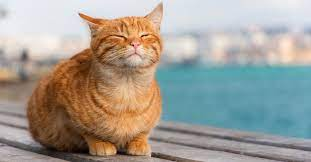
#> input picture labs/lab3/cat.jpg, 311 x 162 px
$ jupyter execute lab3_q1_frequencia.ipynb
#> lines starting #> are read from the running program, lines starting #| are printed output that depends on the picture
[cell 1]
import cv2
import numpy as np
import matplotlib.pyplot as plt

[cell 2]
img = cv2.imread("cat.jpg", 0)
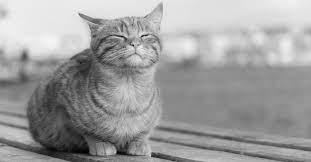
#> img: shape (162, 311); min 0, max 249, mean 158.6
r = img.shape[0]
#> r = 162
c= img.shape[1]
#> c = 311
# display(img.shape)

img_dft = cv2.dft(np.float32(img), flags=cv2.DFT_COMPLEX_OUTPUT)
img_fft = np.fft.fftshift(img_dft)
# display(img_fft)

[cell 3]
media = np.float32([[1,1,1], [1,1,1], [1,1,1]])*(1/9)

sobelX = np.float32([[-1,0,1], [-2,0,2], [-1,0,1]])

sobelY = np.float32([[-1,-2,-1], [0,0,0], [1,2,1]])

lapaciano = np.float32([[0,1,0], [1,-4,1], [0,1,0]])

[cell 4]
filter_mask = np.zeros((r,c))
filter_mask[(r//2) - 1:(r//2) + 2,
            (c//2) - 1:(c//2) + 2 ] = media

mask_dft = cv2.dft(np.float32(filter_mask), flags=cv2.DFT_COMPLEX_OUTPUT)
fft_mask = np.fft.fftshift(mask_dft)
mask_abs = cv2.magnitude(fft_mask[:, :, 0],
                         fft_mask[:, :, 1])


fft_mask[:, :, 0] = mask_abs
fft_mask[:, :, 1] = mask_abs

fft_filtered = cv2.multiply(img_fft, fft_mask)

img_back = cv2.idft(np.fft.ifftshift(fft_filtered))
img_back = cv2.magnitude(img_back[:, :, 0],
                         img_back[:, :, 1])

imagens = [
    img,
    np.log(cv2.magnitude(img_fft[:, :, 0], img_fft[:, :, 1])),
    mask_abs,
    img_back
]
titles = ['Original', 'FFT Original', 'FFT Máscara', 'Filtrada']

for i in range(4):
    plt.subplot(2, 2, i + 1), plt.imshow(imagens[i], cmap='gray')
    plt.title(titles[i]), plt.xticks([]), plt.yticks([])

plt.show()
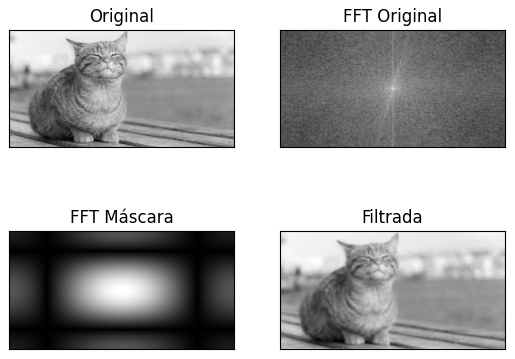
#> figure drawn by matplotlib, 4 panels

[cell 5]
filter_mask[(r//2) - 1:(r//2) + 2,
            (c//2) - 1:(c//2) + 2 ] = sobelX

mask_dft = cv2.dft(np.float32(filter_mask), flags=cv2.DFT_COMPLEX_OUTPUT)
fft_mask = np.fft.fftshift(mask_dft)
mask_abs = cv2.magnitude(fft_mask[:, :, 0],
                         fft_mask[:, :, 1])


fft_mask[:, :, 0] = mask_abs
fft_mask[:, :, 1] = mask_abs

fft_filtered = cv2.multiply(img_fft, fft_mask)

img_back = cv2.idft(np.fft.ifftshift(fft_filtered))
img_back = cv2.magnitude(img_back[:, :, 0],
                         img_back[:, :, 1])
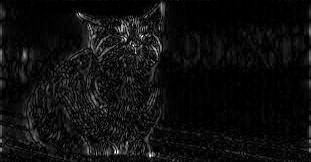
#> img_back: shape (162, 311) float32; min 10.06, max 23337256, mean 1373075.9; drawn with min black and max white

imagens = [
    img,
    np.log(cv2.magnitude(img_fft[:, :, 0], img_fft[:, :, 1])),
    mask_abs,
    img_back
]
titles = ['Original', 'FFT Original', 'FFT Máscara', 'Filtrada']

for i in range(4):
    plt.subplot(2, 2, i + 1), plt.imshow(imagens[i], cmap='gray')
    plt.title(titles[i]), plt.xticks([]), plt.yticks([])

plt.show()
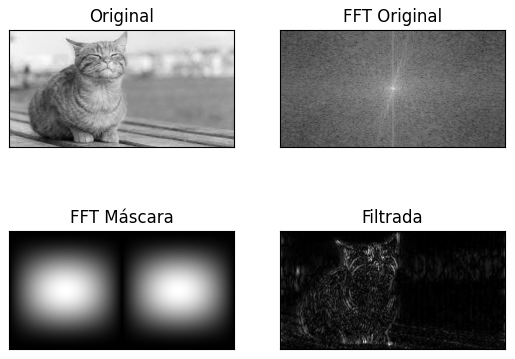
#> figure drawn by matplotlib, 4 panels

[cell 6]
filter_mask[(r//2) - 1:(r//2) + 2,
            (c//2) - 1:(c//2) + 2 ] = sobelY

mask_dft = cv2.dft(np.float32(filter_mask), flags=cv2.DFT_COMPLEX_OUTPUT)
fft_mask = np.fft.fftshift(mask_dft)
mask_abs = cv2.magnitude(fft_mask[:, :, 0],
                         fft_mask[:, :, 1])


fft_mask[:, :, 0] = mask_abs
fft_mask[:, :, 1] = mask_abs

fft_filtered = cv2.multiply(img_fft, fft_mask)

img_back = cv2.idft(np.fft.ifftshift(fft_filtered))
img_back = cv2.magnitude(img_back[:, :, 0],
                         img_back[:, :, 1])
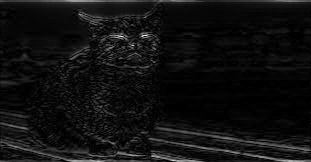
#> img_back: shape (162, 311) float32; min 38.86, max 38313444, mean 2521038.5; drawn with min black and max white

imagens = [
    img,
    np.log(cv2.magnitude(img_fft[:, :, 0], img_fft[:, :, 1])),
    mask_abs,
    img_back
]
titles = ['Original', 'FFT Original', 'FFT Máscara', 'Filtrada']

for i in range(4):
    plt.subplot(2, 2, i + 1), plt.imshow(imagens[i], cmap='gray')
    plt.title(titles[i]), plt.xticks([]), plt.yticks([])

plt.show()
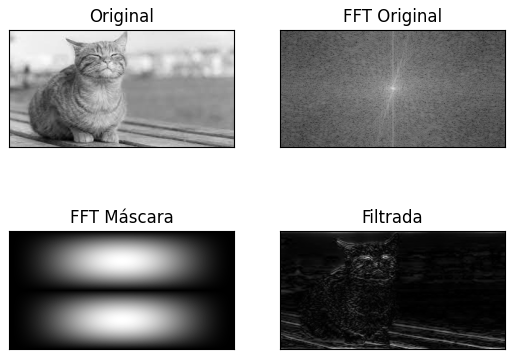
#> figure drawn by matplotlib, 4 panels

[cell 7]
filter_mask[(r//2) - 1:(r//2) + 2,
            (c//2) - 1:(c//2) + 2 ] = lapaciano

mask_dft = cv2.dft(np.float32(filter_mask), flags=cv2.DFT_COMPLEX_OUTPUT)
fft_mask = np.fft.fftshift(mask_dft)
mask_abs = cv2.magnitude(fft_mask[:, :, 0],
                         fft_mask[:, :, 1])


fft_mask[:, :, 0] = mask_abs
fft_mask[:, :, 1] = mask_abs

fft_filtered = cv2.multiply(img_fft, fft_mask)

img_back = cv2.idft(np.fft.ifftshift(fft_filtered))
img_back = cv2.magnitude(img_back[:, :, 0],
                         img_back[:, :, 1])
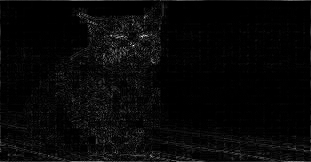
#> img_back: shape (162, 311) float32; min 0.016, max 20505476, mean 630786.3; drawn with min black and max white

imagens = [
    img,
    np.log(cv2.magnitude(img_fft[:, :, 0], img_fft[:, :, 1])),
    mask_abs,
    img_back
]
titles = ['Original', 'FFT Original', 'FFT Máscara', 'Filtrada']

for i in range(4):
    plt.subplot(2, 2, i + 1), plt.imshow(imagens[i], cmap='gray')
    plt.title(titles[i]), plt.xticks([]), plt.yticks([])

plt.show()
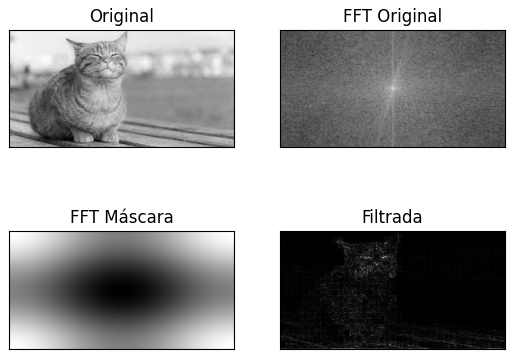
#> figure drawn by matplotlib, 4 panels
